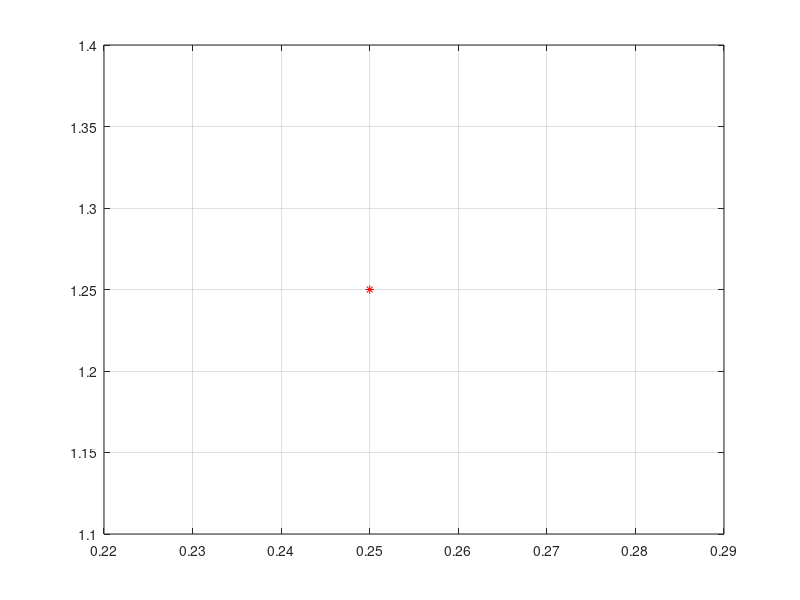

The MATLAB script that drew this image:
function euler%euler yöntemi
clear all;close all;clc;
fprintf('dy/dx+x-y=0 fonksiyonun Euler yöntemi ile yaklaşık çözümünü bulma\n');%fonksiyonu soruya göre güncelle
h=0.25;%h değerini soruya göre güncelle
y0=1;%y'nin ilk değerini soruya göre güncelle
x0=0;
for i=0.0.25:1-0.25
    x1=x0+h;
    s0=-x0+y0;
    y1=y0+h*s0;
    x0=x1;
    y0=y1;
    plot(x0, y0, '--r*');
    hold on
    grid on
end
end